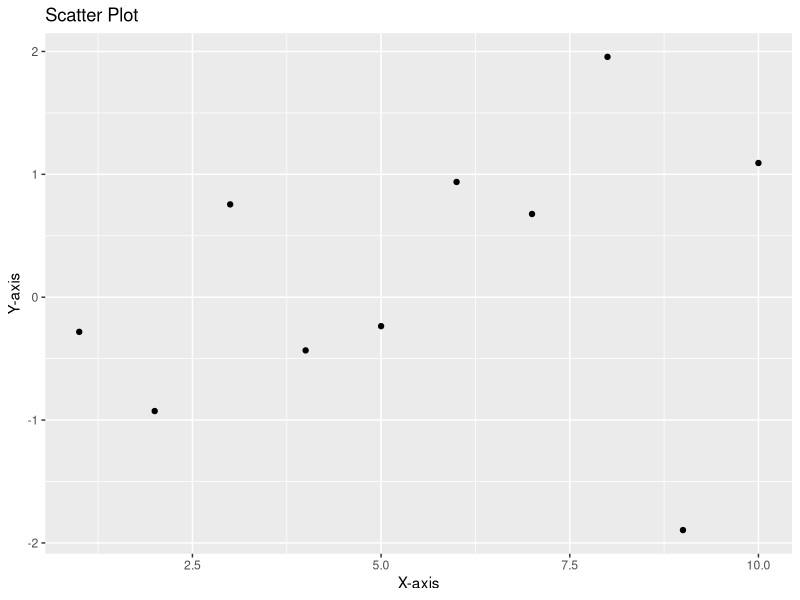

Write R code to recreate this figure. (Note: this script raises an error after producing the figure.)
#Step1:
# Install necessary package
install.packages("ggplot2")
# Load the necessary package(s)
library(ggplot2)
#Step2: 
# Create a sample data frame in wide format
data <- data.frame(
  a = 1:10,
  b = rnorm(10),
  label = letters[11:20]
)
# print data
print(data)
#Step3:
#3.1.1. Create a scatter plot
ggplot(data = data, aes(x = a, y = b)) +
  geom_point() +
  labs(title = "Scatter Plot", x = "X-axis", y = "Y-axis")
#Step3:
#3.1.2. Create a scatter plot with color customizations ggplot(data = data, aes(x = a, y = b)) +
geom_point(color = "forestgreen", size = 1) +
  labs(title = "Scatter Plot with Color Cusmization", x = "X-axis", y = "Y-axis")
#Step3:
#3.1.2. Create a scatter plot with text labels and colors
ggplot(data = data, aes(x = a, y = b)) +
  geom_point(color = "forestgreen", size = 3) +
  geom_text(aes(label = label), vjust = -1, color = "blue")+
  labs(title = "Scatter Plot with text labels", x = "X-axis", y = "Y-axis")
#Step3:
## 3.1.4 Create a scatter plot with customizations & a smooth line
ggplot(data = data, aes(x = a, y = b)) +
  geom_point(color = "forestgreen", size = 1) +
  geom_smooth(method = "lm", se = FALSE) +
  labs(title = "Scatter Plot with Smooth Line", x = "X-axis", y = "Y-axis")


#Step3:
#3.2. Create a line plot & with customizations ggplot(data = data, aes(x = x, y = y)) +
geom_line(color = "red", size = 1) +
  labs(title = "Line Plot", x = "X-axis", y = "Y-axis")

#Step3:
#3.3. Create a bar plot & with customizations
ggplot(data = data, aes(x = a, y = b)) +
  geom_bar(stat = "identity", fill = "blue") +
  labs(title = "Bar Plot", x = "X-axis", y = "Values")
